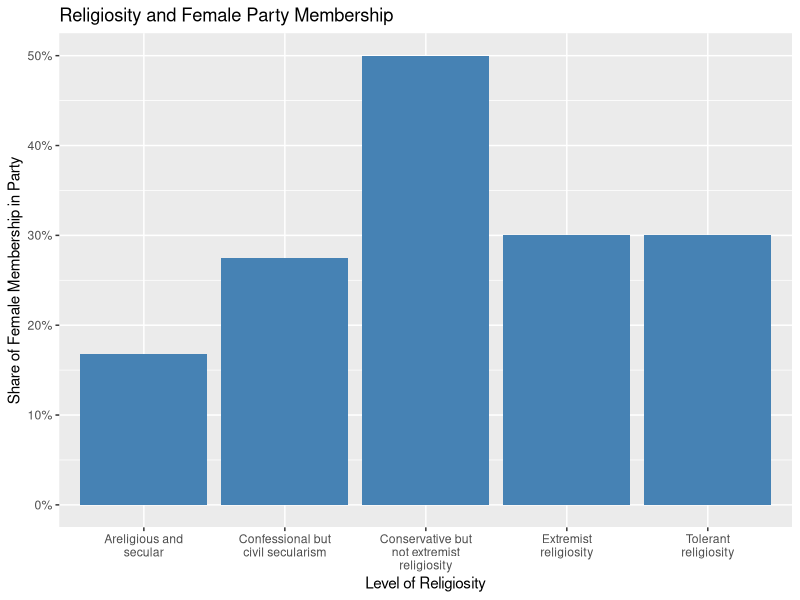

Generate this figure with R:
## ---- chunk 1

library(tidyverse)
library(ggplot2)
library(scales)

#loading data
library(haven)
women_religion <- read_sav("Party Variation in Religiosity and Womens Leadership Lebanon Dataset.SAV")

#assigning appropriate names to the 1-5 ranking system for degrees of religiosity
religiosity <- women_religion %>%
  mutate(SECLRSM = case_when(SECLRSM == 1 ~ "Extremist religiosity", 
          SECLRSM == 2 ~ "Conservative but not extremist religiosity",
         SECLRSM == 3 ~ "Tolerant religiosity",
         SECLRSM == 4 ~ "Confessional but civil secularism",
         SECLRSM == 5 ~ "Areligious and secular"
         ))

#grouping by level of religiosity and calculating the mean female party membership for each group
fem_membership_mean <- religiosity %>%
  group_by(SECLRSM) %>%
 summarize(
   fem_avg = mean(F_MEM, na.rm = TRUE))

fem_membership_mean

## ---- chunk 2
#organizing x-axis labels

women_religion$SECLRSM <- factor(women_religion$SECLRSM, levels = c(
  "Areligious and secular",
  "Confessional but civil secularism",
  "Tolerant religiosity",
  "Conservative but not extremist religiosity",
  "Extremist religiosity"
))
## ---- chunk 3
#producing bar plot showing the relationship between level of party religiosity and share of female membership 

plot <- ggplot(fem_membership_mean, mapping = aes(x = SECLRSM, y = fem_avg)) + geom_col(fill = "steelblue") +
  labs(
    title = "Religiosity and Female Party Membership",
    x = "Level of Religiosity",
    y = "Share of Female Membership in Party"
  ) + 
     scale_y_continuous(labels = scales::percent_format(scale = 1)) +
   scale_x_discrete(labels = label_wrap(20))

plot
